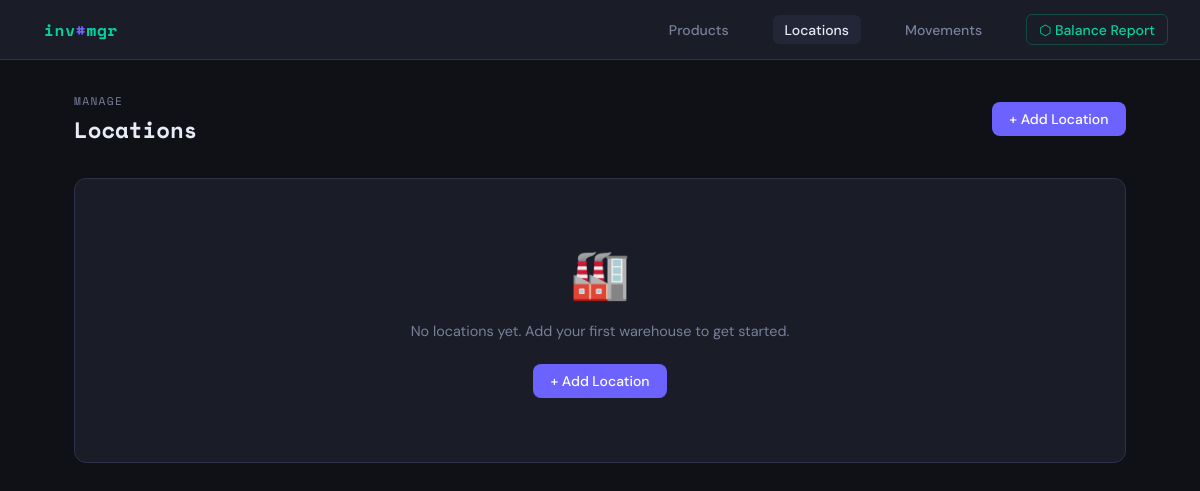
The page /locations on the database as committed earlier.
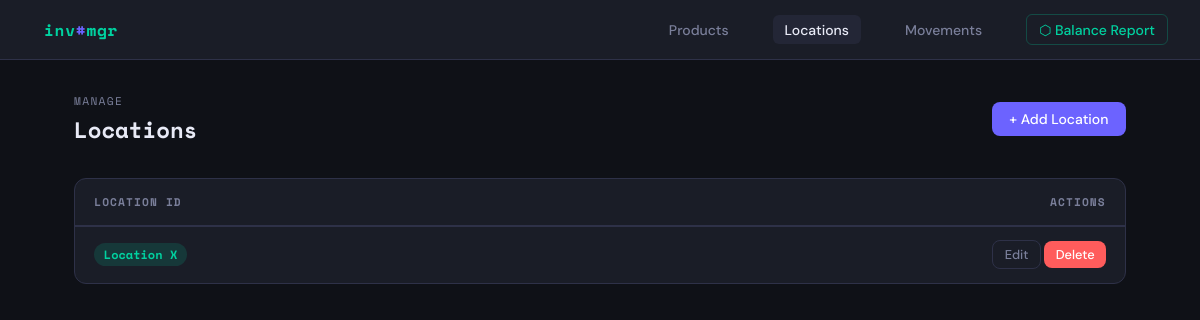
The same page on the database as committed later.
### app.py (models this page shows, shortened)
class Location(db.Model):
    location_id = db.Column(db.String(50), primary_key=True)

### app.py (the view)
@app.route('/locations')
def locations():
    all_locations = Location.query.all()
    return render_template('locations.html', locations=all_locations)

### templates/locations.html (shortened to what this page needs)
{% extends 'base.html' %}
{% block content %}
<div class="page-header">
  <h1><span class="label">Manage</span>Locations</h1>
  <a href="{{ url_for('add_location') }}" class="btn btn-primary">+ Add Location</a>
</div>
<div class="card">
  {% if locations %}
  <table>
    <thead>
      <tr>
        <th>Location ID</th>
        <th style="text-align:right">Actions</th>
      </tr>
    </thead>
    <tbody>
      {% for l in locations %}
      <tr>
        <td><span class="badge badge-green">{{ l.location_id }}</span></td>
        <td style="text-align:right">
          <a href="{{ url_for('edit_location', location_id=l.location_id) }}" class="btn btn-outline btn-sm">Edit</a>
          <form method="POST" action="{{ url_for('delete_location', location_id=l.location_id) }}" style="display:inline"
                onsubmit="return confirm('Delete location {{ l.location_id }}?')">
            <button class="btn btn-danger btn-sm">Delete</button>
          </form>
        </td>
      </tr>
      {% endfor %}
    </tbody>
  </table>
  {% else %}
  <div class="empty">
    <div class="icon">🏭</div>
    <p>No locations yet. Add your first warehouse to get started.</p>
    <a href="{{ url_for('add_location') }}" class="btn btn-primary">+ Add Location</a>
  </div>
  {% endif %}
</div>
{% endblock %}

### templates/base.html (shortened to what this page needs)
<!DOCTYPE html>
<html lang="en">
<head>
</head>
<body>
<nav>
  <a class="nav-brand" href="{{ url_for('index') }}">inv<span>#</span>mgr</a>
  <a href="{{ url_for('products') }}"  {% if request.endpoint and 'product' in request.endpoint %}class="active"{% endif %}>Products</a>
  <a href="{{ url_for('locations') }}" {% if request.endpoint and 'location' in request.endpoint %}class="active"{% endif %}>Locations</a>
  <a href="{{ url_for('movements') }}" {% if request.endpoint and 'movement' in request.endpoint %}class="active"{% endif %}>Movements</a>
  <a href="{{ url_for('report') }}"    class="report-link {% if request.endpoint == 'report' %}active{% endif %}">⬡ Balance Report</a>
</nav>
<div class="container">
  {% block content %}{% endblock %}
</div>
</body>
</html>

### templates/base.html (style rules this page uses)
:root { --bg: #0f1117; --surface: #1a1d27; --surface2: #232636; --border: #2e3148; --accent: #6c63ff; --accent2: #00d2a0; --danger: #ff5c5c; --warning: #ffb547; --text: #e8eaf6; --muted: #7a7f9a; --mono: 'Space Mono', monospace; --sans: 'DM Sans', sans-serif; }
* { box-sizing: border-box; margin: 0; padding: 0; }
body { background: var(--bg); color: var(--text); font-family: var(--sans); min-height: 100vh; }
nav { background: var(--surface); border-bottom: 1px solid var(--border); padding: 0 2rem; display: flex; align-items: center; gap: 2rem; height: 60px; position: sticky; top: 0; z-index: 100; }
.nav-brand { font-family: var(--mono); font-weight: 700; font-size: 1rem; color: var(--accent2); letter-spacing: 0.05em; text-decoration: none; margin-right: auto; }
.nav-brand span { color: var(--accent); }
nav a { color: var(--muted); text-decoration: none; font-size: 0.875rem; font-weight: 500; padding: 0.35rem 0.75rem; border-radius: 6px; transition: all 0.15s; }
nav a:hover, nav a.active { background: var(--surface2); color: var(--text); }
nav a.report-link { color: var(--accent2); border: 1px solid rgba(0,210,160,0.25); }
.container { max-width: 1100px; margin: 0 auto; padding: 2rem 1.5rem; }
.page-header { display: flex; align-items: center; justify-content: space-between; margin-bottom: 2rem; }
.page-header h1 { font-family: var(--mono); font-size: 1.4rem; font-weight: 700; color: var(--text); }
.page-header h1 .label { display: block; font-size: 0.7rem; color: var(--muted); font-weight: 400; letter-spacing: 0.12em; text-transform: uppercase; margin-bottom: 4px; }
.btn { display: inline-flex; align-items: center; gap: 0.4rem; padding: 0.5rem 1.1rem; border-radius: 8px; border: none; font-family: var(--sans); font-size: 0.875rem; font-weight: 500; cursor: pointer; text-decoration: none; transition: all 0.15s; }
.btn-primary { background: var(--accent); color: #fff; }
.btn-danger { background: var(--danger); color: #fff; }
.btn-outline { background: transparent; border: 1px solid var(--border); color: var(--muted); }
.btn-sm { padding: 0.3rem 0.7rem; font-size: 0.8rem; }
.card { background: var(--surface); border: 1px solid var(--border); border-radius: 12px; overflow: hidden; }
table { width: 100%; border-collapse: collapse; }
thead tr { border-bottom: 2px solid var(--border); }
th { text-align: left; padding: 0.9rem 1.2rem; font-family: var(--mono); font-size: 0.7rem; text-transform: uppercase; letter-spacing: 0.1em; color: var(--muted); }
td { padding: 0.85rem 1.2rem; border-bottom: 1px solid var(--border); font-size: 0.9rem; }
tbody tr:last-child td { border-bottom: none; }
.badge { display: inline-block; padding: 0.2rem 0.6rem; border-radius: 20px; font-size: 0.75rem; font-weight: 600; font-family: var(--mono); }
.badge-green { background: rgba(0,210,160,0.15); color: var(--accent2); }

Rows that differ between the two databases and show on the page:
added Location: location_id "Location X"
Other text that changed with them:
text no longer shown: "🏭 No locations yet. Add your first warehouse to get started. + Add Location"
text now shown: "LOCATION ID ACTIONS"
